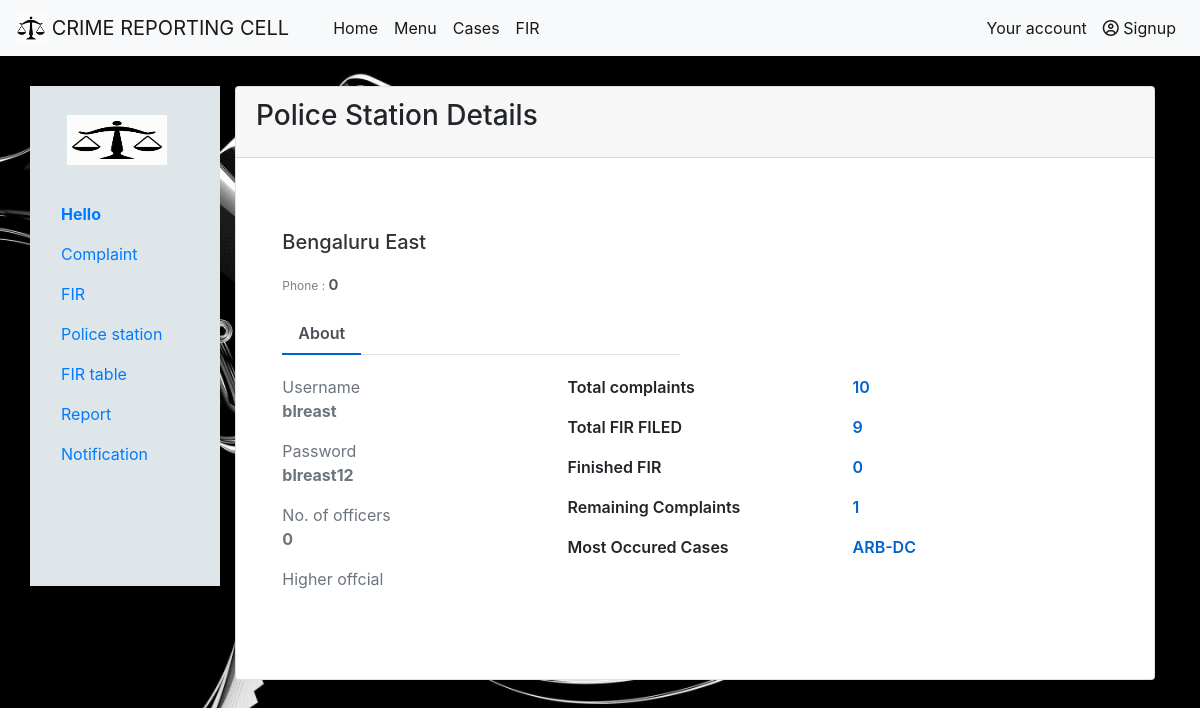
The page /admin_police_view.php?pID=blreast on the database its author committed.
### tables this page shows
CREATE TABLE `police` (
  `username` varchar(20) NOT NULL,
  `password` varchar(15) NOT NULL,
  `place` varchar(30) NOT NULL,
  `address` varchar(40) NOT NULL,
  `higherofficial` text NOT NULL,
  `phone` bigint(10) NOT NULL,
  `nop` int(5) NOT NULL
);

### admin_police_view.php (the view, shortened to what this page needs)
<html>
<head>
<link rel="stylesheet" href="https://stackpath.bootstrapcdn.com/bootstrap/4.5.2/css/bootstrap.min.css">
</head>
<body>
<nav class="navbar navbar-expand-lg navbar-light bg-light">
  <a class="navbar-brand" href="#">
    <img src="photos/logo.png" width="30" height="30" class="d-inline-block align-top" alt="" loading="lazy">
    CRIME REPORTING CELL
  </a>
  <div class="collapse navbar-collapse" id="navbarSupportedContent">
    <ul class="navbar-nav mr-auto">
      <li class="nav-item active">
        <a class="nav-link" href="homepage.php">Home</a>
      </li>
      <li class="nav-item active">
        <a class="nav-link" href="#">Menu</a>
      </li>
      <li class="nav-item active">
        <a class="nav-link" href="#">Cases</a>
      </li>
      <li class="nav-item active">
        <a class="nav-link" href="#">FIR</a>
      </li>
    </ul>
	<ul class="nav navbar-nav navbar-right">
					<?php
						if(isset($_SESSION['name']))
						{
							$us=$_SESSION['name'];
							if($us=='Admin')
							{
							echo "<li class='nav-item active'><a href='homepage.php' class='nav-link'><span class='glyphicon glyphicon-user'></span>".$us."</a></li>";
							echo "<li class='nav-item active'><a href='admindashboard.php' class='nav-link'><span class='glyphicon glyphicon-user'></span>".'Dashboard'."</a></li>";
							echo "<li class='nav-item active'><a href='logout.php' class='nav-link'><span class='glyphicon glyphicon-user'></span>".'Logout'."</a></li>";
							}
							else
							{
							echo "<li class='nav-item active'><a href='homepage.php' class='nav-link'><span class='glyphicon glyphicon-user'></span>".$us."</a></li>";
							echo "<li class='nav-item active'><a href='add_dish.php' class='nav-link'><span class='glyphicon glyphicon-user'></span>".'Dashboard'."</a></li>";
							echo "<li class='nav-item active'><a href='logout.php' class='nav-link'><span class='glyphicon glyphicon-user'></span>".'Logout'."</a></li>";
							}
						}
						else
						{
							echo "<li class='nav-item active'><a href='login.php' class='nav-link'><span class='glyphicon glyphicon-user'></span>"."Your account"."</a></li>";
							echo "<li class='nav-item active'><a href='signup.html' class='nav-link'><span class='far fa-user-circle'></span>"."&nbspSignup"."</a></li>";
						}
					?>
	</ul>
  </div>
</nav>
<div class="container" style="margin-top:30px;">
  <div class="row">
    <div class="col-sm-2" style="background-color:#dfe6e9; height:500px;">
      <ul class="nav nav-pills flex-column">
	  <br>
				<li class="nav-item">
				<center>
			<a class="navbar-brand" href="#">
			<img src="photos/logo.png" width="100" height="50" class="d-inline-block align-top" alt="" loading="lazy">
			</a>
			</center>
		</li>
		<br>
		<li>
		<?php
						if(isset($_SESSION['name']))
						{
							$us=$_SESSION['name'];
							if($us=='Admin')
							{
								echo "<a href='admindashboard.php' class='nav-link'></span>".$us."</a></li>";
							}
							else
							{
								echo "<a href='user_dashboard.php' class='nav-link'><b>".'Hello  '.$us."</b></a></li>";
							}
						}
						else
						{
							$us=$_SESSION['place'];
							echo "<a href='police_dashboard.php' class='nav-link'><b>".'Hello  '.$us."</b></a></li>";
						}
					?>
        <li class="nav-item">
          <a class="nav-link" href="admin_pastcomplaint.php">Complaint</a>
        </li>
        <li class="nav-item">
          <a class="nav-link" href="admin_fir_view.php">FIR</a>
        </li>
		<li class="nav-item">
          <a class="nav-link" href="admin_police.php">Police station</a>
        </li>
		 <li class="nav-item">
				<li class="nav-item">
          <a class="nav-link" href="admin_search.php">FIR table</a>
        </li>
				      <li class="nav-item">
				<li class="nav-item">
          <a class="nav-link" href="admin_totalreport.php">Report</a>
        </li>
        <li class="nav-item">
          <a class="nav-link" href="#">Notification</a>
        </li>
      </ul>
    </div>
    <div class="col-sm-10">
            <div class="card">
              <div class="card-header">
                <h3 class="card-title">Police Station Details</h3>
              </div>
			  <?php
							$conn=new mysqli("localhost","root","","crime");
								$pid=$_GET['pID'];
							$sql = "SELECT * FROM police WHERE username='$pid'";
							$result=$conn->query($sql);
							$row=$result->fetch_assoc();
							?>
              <div class="card-body">
			  <div class="container emp-profile">
			  <div class="row">
                    <div class="col-md-6">
                        <div class="profile-head">
                                    <h5>
                                       <?php echo $row['place'];?>
                                    </h5>
                                    <p class="proile-rating">Phone : <span><?php echo $row['phone'];?></span></p>
                            <ul class="nav nav-tabs" id="myTab" role="tablist">
                                <li class="nav-item">
                                    <a class="nav-link active" id="home-tab"  role="tab">About</a>
                                </li>
                            </ul>
                        </div>
                    </div>
                    <div class="col-md-2">
                    </div>
                </div>
                <div class="row">
                    <div class="col-md-4">
             <div class="text-muted">
			 <p class="text-sm">Username
                  <b class="d-block"> <?php echo $row['username'];?></b>
                </p>
                <p class="text-sm">Password
                  <b class="d-block"><?php echo $row['password'];?></b>
                </p>
                <p class="text-sm">No. of officers
                  <b class="d-block">   <?php echo $row['nop'];?></b>
                </p>
				  <p class="text-sm">Higher offcial
                </p>
              </div>
                    </div>
                    <div class="col-md-8">
                        <div class="tab-content profile-tab" id="myTabContent">
                            <div class="tab-pane fade show active" id="home" role="tabpanel" aria-labelledby="home-tab">
                                        <div class="row">
                                            <div class="col-md-6">
                                                <label>Total complaints</label>
                                            </div>
                                            <div class="col-md-6">
                                                <p> <?php
							$conn=new mysqli("localhost","root","","crime");
								$p=$row['place'];
							foreach($conn->query("SELECT COUNT(*) FROM complaint WHERE police='$p'") as $rowc)
							{
								echo $rowc['COUNT(*)'];
							}
							?></p>
                                            </div>
                                        </div>
                                        <div class="row">
                                            <div class="col-md-6">
                                                <label>Total FIR FILED</label>
                                            </div>
                                            <div class="col-md-6">
                                                <p><?php
							$conn=new mysqli("localhost","root","","crime");
								$p=$row['place'];
							$sqlc = "SELECT COUNT(*) FROM fir WHERE police='$p'";
							foreach($conn->query("$sqlc") as $rowc)
							{
								echo $rowc['COUNT(*)'];
							}
							?></p>
                                            </div>
                                        </div>
                                        <div class="row">
                                            <div class="col-md-6">
                                                <label>Finished FIR</label>
                                            </div>
                                            <div class="col-md-6">
                                                <p><?php
							$conn=new mysqli("localhost","root","","crime");
								$p=$row['place'];
							$sqlc = "SELECT COUNT(*) FROM fir WHERE police='$p' AND status='finished'";
							foreach($conn->query("$sqlc") as $rowc)
							{
								echo $rowc['COUNT(*)'];
							}
							?></p>
                                            </div>
                                        </div>
                                        <div class="row">
                                            <div class="col-md-6">
                                                <label>Remaining Complaints</label>
                                            </div>
                                            <div class="col-md-6">
                                                <p><?php
							$conn=new mysqli("localhost","root","","crime");
								$p=$row['place'];
							$sqlc = "SELECT COUNT(*) FROM complaint WHERE police='$p' AND fir='0'";
							foreach($conn->query("$sqlc") as $rowc)
							{
								echo $rowc['COUNT(*)'];
							}
							?></p>
                                            </div>
                                        </div>
                                        <div class="row">
                                            <div class="col-md-6">
                                                <label>Most Occured Cases</label>
                                            </div>
                                            <div class="col-md-6">
                                                <p><?php
							$conn=new mysqli("localhost","root","","crime");
								$p=$row['place'];
							$sqlc = "select casetype,count(FIRid) from fir group by casetype,police='$p' order by count(FIRid) DESC LIMIT 1";
							foreach($conn->query("$sqlc") as $rowc)
							{
								echo $rowc['casetype'];
							}
							?></p>
                                            </div>
                                        </div>
                            </div>
                        </div>
                    </div>
			</div>
		</div>
		</div>
		</div>
		</div>
  </div>
</div>
</body>
</html>

### admin_police_view.php (style rules this page uses)
.navbar-nav { padding-left:20px; }
body { background-image: url("photos/bg.jpg"); background-attachment: fixed; background-position: center; background-size: cover; }
.emp-profile { padding: 3%; margin-top: 3%; margin-bottom: 3%; border-radius: 0.5rem; background: #fff; }
.profile-head h5 { color: #333; }
.proile-rating { font-size: 12px; color: #818182; margin-top: 5%; }
.proile-rating span { color: #495057; font-size: 15px; font-weight: 600; }
.profile-head .nav-tabs { margin-bottom:5%; }
.profile-head .nav-tabs .nav-link { font-weight:600; border: none; }
.profile-head .nav-tabs .nav-link.active { border: none; border-bottom:2px solid #0062cc; }
.profile-tab label { font-weight: 600; }
.profile-tab p { font-weight: 600; color: #0062cc; }

### rows shown on the page
police: place "Bengaluru East", phone "0", username "blreast", password "blreast12", nop "0"

### other values the page prints
$rowc['COUNT(*)'] "10"
$rowc['COUNT(*)'] "9"
$rowc['COUNT(*)'] "0"
$rowc['COUNT(*)'] "1"
$rowc['casetype'] "ARB-DC"
